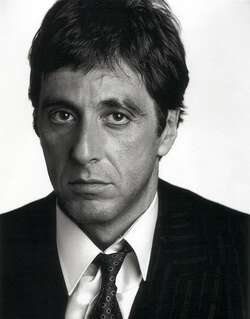
#> input picture targets/pacino.jpg, 250 x 319 px; its folder holds 4 pictures in this run
$ python transfer.py
#> lines starting #> are read from the running program, lines starting #| are printed output that depends on the picture
### utils/quilt_lib.py
import numpy as np
from numpy.lib.stride_tricks import sliding_window_view

import copy

from pathlib import Path
from typing import Tuple, Union
from PIL import Image

#------------------------------------------------------------------------------
# GENERIC PATCH/BLOCK FUNCTIONS
#------------------------------------------------------------------------------

# [262 lines left out: functions get_block_set, insert_block, find_valid_quilt_block, find_valid_transfer_block, minimal_cost_path, get_row_overlap_regions and 4 more, not called in this run]

#------------------------------------------------------------------------------
# IMAGE IO FUNCTIONS
#------------------------------------------------------------------------------

def read_image(path: Union[Path, str]) -> np.ndarray:
    '''
    Read a PNG or JPG image an array of linear RGB radiance values ∈ [0,1].
    '''
#> called with path = 'targets/pacino.jpg'
    return (np.float32(Image.open(path)) / 255)**2.2
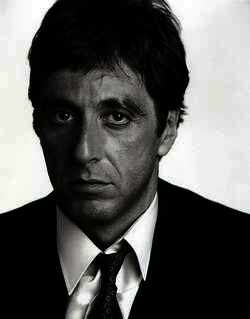
#> returned value: shape (319, 250, 3) float32; mean of channels 0, 1, 2 0.355, 0.356, 0.349; drawn as R, G, B


# [5 lines left out: function write_image, not called in this run]

#------------------------------------------------------------------------------
# IMAGE PROCESSING FUNCTIONS
#------------------------------------------------------------------------------

def convert_to_grayscale(im):
    R = im[:, :, 0]
    G = im[:, :, 1]
    B = im[:, :, 2]

    Y = 0.3 * R + 0.6 * G + 0.1 * B
    return Y

### transfer.py
import numpy as np
from utils.quilt_lib import *

# [60 lines left out: function make_transfer, not called in this run]


if __name__ == "__main__":
    texture_name = "fabric"
    target_name = "pacino"

    # Load correspondence map of target
    c_target = convert_to_grayscale(read_image(f"targets/{target_name}.jpg"))

    # Load Texture and correspondence map of texture
    texture = read_image(f"textures/{texture_name}.jpg")
#> (the run stopped early here; a loop or call above may not have finished)
